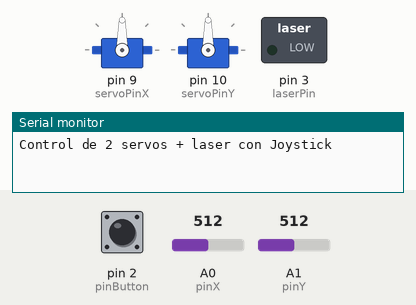
Simulated run of this sketch. Board: Arduino Uno, built with avr-gcc and run on an emulated ATmega328P. Shown: 2 × servo, switched loads named in the sketch (green lamp = pin HIGH), the last lines printed to the serial monitor. The inputs (shaded band) are chosen by the test bench; at power-on: pin 2 (pinButton) HIGH, A0 (pinX) = 512, A1 (pinY) = 512.

Above: at 1.2 s.
1.3 s: pin 2 (pinButton) pulled LOW for 0.15 s
At 2.5 s:
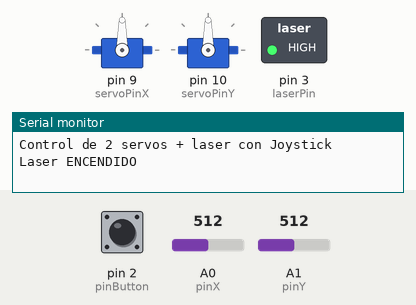
2.9 s: A0 (pinX) set to 716
At 3.9 s:
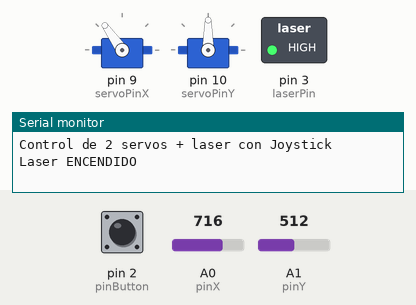
4.4 s: A1 (pinY) set to 716
At 5.1 s:
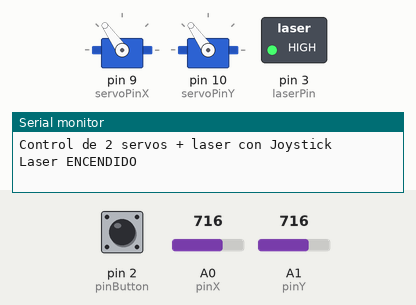
5.9 s: pin 2 (pinButton) pulled LOW for 1 s
At 6.2 s:
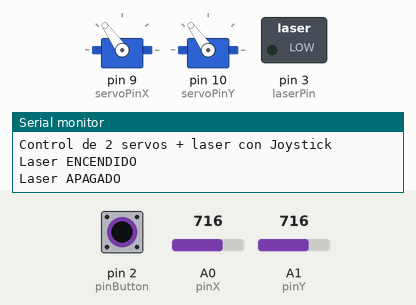
8.4 s: A0 (pinX) set to 900
At 9.3 s:
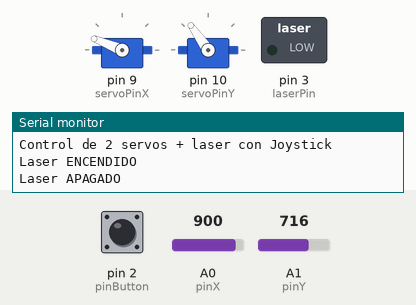
9.9 s: A1 (pinY) set to 900
At 10.5 s:
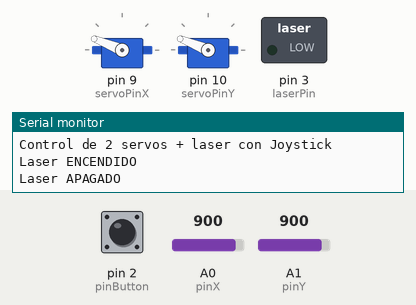
Timing chart, 0 to 12.4 s (numbered marks = the images above; inputs shaded):
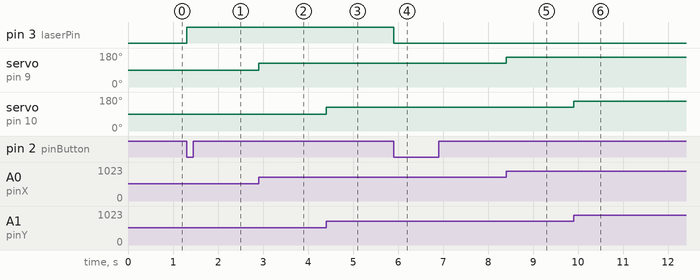

The sketch:

Practica23.ino
```cpp
#include <Servo.h>

// Crear objetos Servo
Servo servoX;
Servo servoY;

// Pines del joystick
const int pinX = A0;       // Eje X
const int pinY = A1;       // Eje Y
const int pinButton = 2;   // Botón del joystick (digital)

// Pines de los servos
const int servoPinX = 9;
const int servoPinY = 10;

// Pin del láser (salida digital)
const int laserPin = 3;

// Estado del láser
bool laserEncendido = false;
bool botonAnterior = HIGH;

void setup() {
  servoX.attach(servoPinX);
  servoY.attach(servoPinY);
  pinMode(pinButton, INPUT_PULLUP);
  pinMode(laserPin, OUTPUT);
  digitalWrite(laserPin, LOW);

  Serial.begin(9600);
  Serial.println("Control de 2 servos + laser con Joystick");
}

void loop() {
  // Leer valores del joystick
  int valorX = analogRead(pinX);
  int valorY = analogRead(pinY);
  bool botonActual = digitalRead(pinButton);

  // Mapear joystick (0-1023) a ángulo servo (0-180)
  int anguloX = map(valorX, 0, 1023, 0, 180);
  int anguloY = map(valorY, 0, 1023, 0, 180);

  // Mover servos
  servoX.write(anguloX);
  servoY.write(anguloY);

  // Control del láser (detección de flanco descendente)
  if (botonAnterior == HIGH && botonActual == LOW) {
    laserEncendido = !laserEncendido;
    digitalWrite(laserPin, laserEncendido ? HIGH : LOW);
    Serial.print("Laser ");
    Serial.println(laserEncendido ? "ENCENDIDO" : "APAGADO");
    delay(200); // Evita rebotes
  }

  botonAnterior = botonActual;
}
```

Measured:
- after the input at 1.3 s, pin 3 (laserPin): LOW → HIGH at once
- after the input at 2.9 s, servo on pin 9 (servoPinX): 90° → 125° at once
- after the input at 4.4 s, servo on pin 10 (servoPinY): 90° → 125° at once
- after the input at 5.9 s, pin 3 (laserPin): HIGH → LOW at once
- after the input at 8.4 s, servo on pin 9 (servoPinX): 125° → 158° at once
- after the input at 9.9 s, servo on pin 10 (servoPinY): 125° → 158° at once
